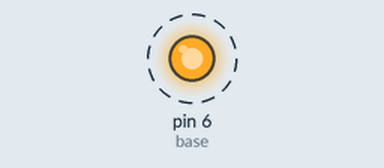
Simulated run of this sketch. Board: Arduino Uno, built with avr-gcc and run on an emulated ATmega328P. On the bench: output pins drawn as LEDs (lit = HIGH). Dashed ring = blinking.

Above: at 0.5 s.
Timing chart, 0 to 4.6 s (numbered marks = the images above):
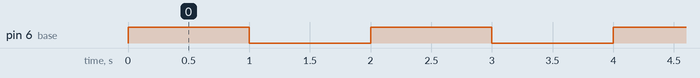

Measured:
- by itself, pin 6 (base): alternates HIGH for 1.0 s and LOW for 1.0 s

The sketch:

simple_motor.ino
```cpp
/*
Motor speed control
*/

// Global variables we will use
int base = 6;
int speed = 0;

// Configuration of the board
void setup() {
  // Set the pin that we will connect to the transistor base as an output
  pinMode(base,OUTPUT);
  Serial.begin(9600);
}

// Main loop
void loop() {
  // Increment the speed of the motor in three
  // steps, each for 3 seconds

//  for (speed=150; speed<=250; speed=speed+50){
//   analogWrite(base, speed);
//   Serial.println("ok");
//   delay(3000);
//  }
  digitalWrite(base,HIGH);
  delay(1000);
  // Stop the motor for 1 second and begin again
  digitalWrite(base,LOW);
  delay(1000);
}
```
